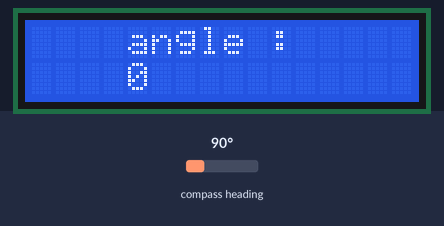
The sketch below on a simulated Arduino Uno, built with avr-gcc and run on an emulated ATmega328P. On the bench: 16×2 character LCD. The inputs (shaded band) are chosen by the test bench; at power-on: compass heading 90°. What the sketch prints to the serial monitor is not drawn.

Above: at 1.2 s.
1.3 s: compass heading set to 7°
At 2.3 s:
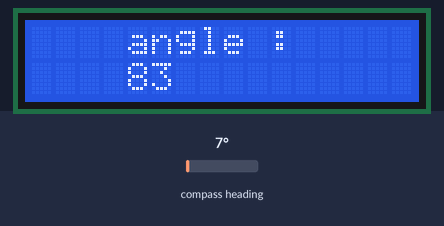
3.1 s: compass heading set to 180°
At 3.6 s:
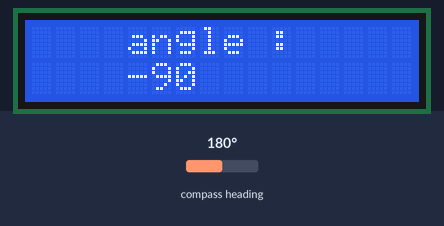
4.6 s: compass heading set to 269°
At 5.0 s:
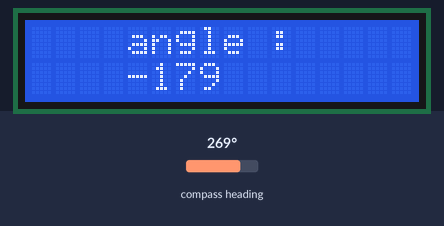
Timing chart, 0 to 7.6 s (numbered marks = the images above; inputs shaded):
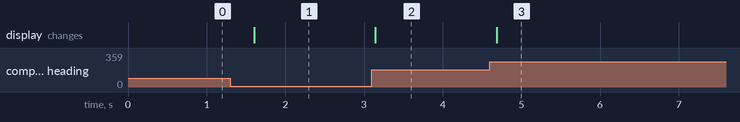

Measured:
- after the input at 1.3 s, the display: changes after 0.31 s (image 1)
- after the input at 3.1 s, the display: changes at once (image 2)
- after the input at 4.6 s, the display: changes after 0.08 s (image 3)

The sketch:

test_fonction.ino
```cpp
#include <Wire.h>
#include <MechaQMC5883.h>
#include <math.h>
#include <LiquidCrystal_I2C.h>

LiquidCrystal_I2C lcd(0x27, 16, 2);

MechaQMC5883 qmc;
int angle=0;
int x=0, y=0, z=0;

void setup() {
  Wire.begin();
  Serial.begin(9600);
  qmc.init();
  lcd.begin();
  lcd.setCursor(4, 0);
  lcd.print("angle :");
}

void loop() {
  qmc.read(&x, &y, &z);
  angle = atan2(x, y) * (180/PI);

  Serial.println(angle);
  lcd.setCursor(4, 1);
  lcd.print(angle);
  lcd.print("   ");


  delay(300);
}
```
